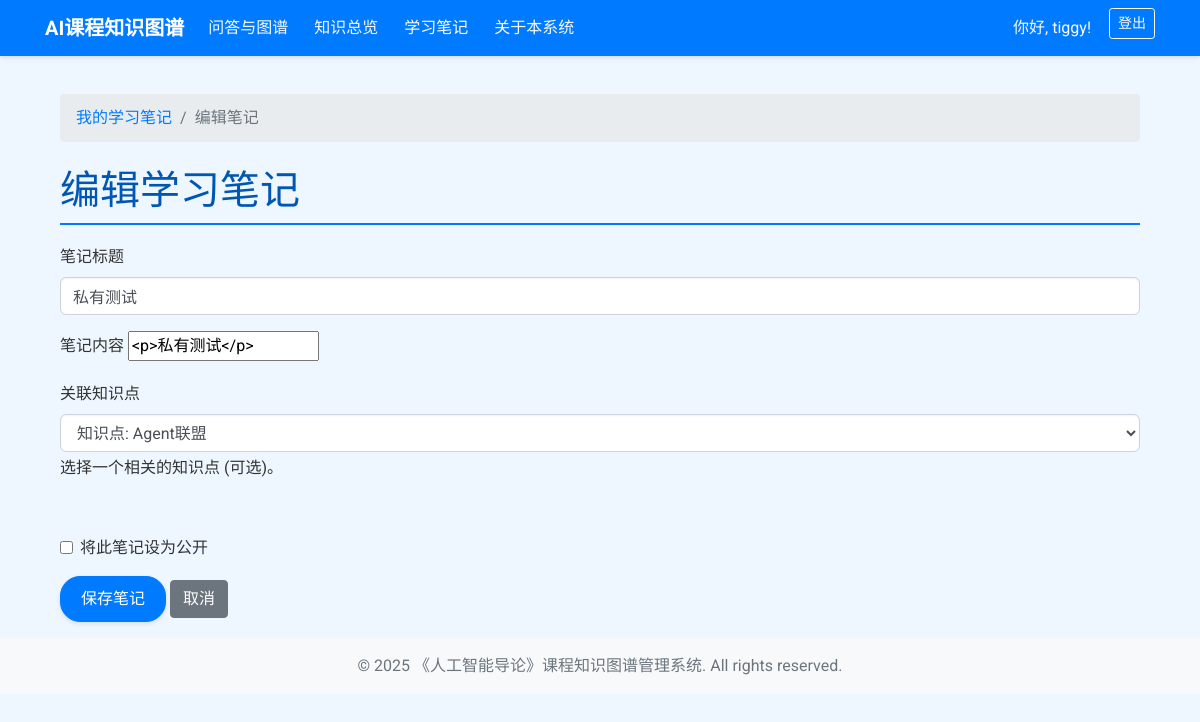
The page /notes/2/update/ (signed in) on the database its author committed.
### knowledge_graph/models.py (models this page shows, shortened)
class StudyNote(models.Model):
    user = models.ForeignKey(settings.AUTH_USER_MODEL, on_delete=models.CASCADE, related_name='study_notes', verbose_name="用户")
    title = models.CharField(max_length=255, verbose_name="笔记标题")
    content = models.TextField(verbose_name="笔记内容")
    related_knowledge_item = models.ForeignKey(KnowledgeItem, on_delete=models.SET_NULL, null=True, blank=True, related_name='study_notes', verbose_name="关联知识点")
    created_at = models.DateTimeField(auto_now_add=True, verbose_name="创建时间")
    updated_at = models.DateTimeField(auto_now=True, verbose_name="更新时间")
    tags = TaggableManager(blank=True, verbose_name="标签")
    is_public = models.BooleanField(default=False, verbose_name="是否公开")
    share_slug = models.UUIDField(default=uuid.uuid4, editable=False, unique=True, verbose_name="分享链接ID")
    class Meta:
        verbose_name = "学习笔记"
        verbose_name_plural = "学习笔记"
        ordering = ['-updated_at']

### knowledge_graph/views.py (the view)
# urls.py: path('notes/<int:pk>/update/', views.study_note_update_view, name='study_note_update'),
@login_required
def study_note_update_view(request, pk):
    note = get_object_or_404(StudyNote, pk=pk, user=request.user)
    if request.method == 'POST':
        form = StudyNoteForm(request.POST, instance=note)
        if form.is_valid():
            form.save()
            messages.success(request, '学习笔记已成功更新！')
            return redirect('study_note_detail', pk=note.pk)
    else:
        form = StudyNoteForm(instance=note)
    return render(request, 'knowledge_graph/study_note_form.html', {'form': form, 'note': note, 'action': '编辑'})

### knowledge_graph/forms.py
class StudyNoteForm(forms.ModelForm):
    related_knowledge_item = forms.ModelChoiceField(
        queryset=KnowledgeItem.objects.all(),
        required=False,
        label="关联知识点",
        widget=forms.Select(attrs={'class': 'form-control'})
    )
    class Meta:
        model = StudyNote
        fields = ['title', 'content', 'related_knowledge_item', 'tags', 'is_public']
        widgets = {
            'title': forms.TextInput(attrs={'class': 'form-control'}),
            'content': CKEditorUploadingWidget(),
            'is_public': forms.CheckboxInput(attrs={'class': 'form-check-input'}),
        }
        labels = {
            'title': '笔记标题',
            'content': '笔记内容',
            'tags': '标签 (用逗号分隔)',
            'is_public': '将此笔记设为公开',
        }
        help_texts = {
            'tags': '请输入标签，并用英文逗号或空格分隔。'
        }

### knowledge_graph/models.py (called while the page is built)
    def __str__(self):
        return f"{self.get_item_type_display()}: {self.name}"

### knowledge_graph/templates/knowledge_graph/study_note_form.html (shortened to what this page needs)
{% extends "knowledge_graph/base.html" %}
{% block content %}
<div class="container mt-4">
    <nav aria-label="breadcrumb">
        <ol class="breadcrumb">
            <li class="breadcrumb-item"><a href="{% url 'study_note_list' %}">我的学习笔记</a></li>
            <li class="breadcrumb-item active" aria-current="page">{{ action }}笔记</li>
        </ol>
    </nav>
    <h1 class="section-title">{{ action }}学习笔记</h1>
    <form method="post">
        <div class="mb-3">
            <label for="{{ form.title.id_for_label }}" class="form-label">{{ form.title.label }}</label>
            {{ form.title }}
        </div>
        <div class="mb-3">
            <label for="{{ form.content.id_for_label }}" class="form-label">{{ form.content.label }}</label>
            {{ form.content }}
        </div>
        <div class="mb-3">
            <label for="{{ form.related_knowledge_item.id_for_label }}" class="form-label">{{ form.related_knowledge_item.label }}</label>
            {{ form.related_knowledge_item }}
            <div class="form-text">选择一个相关的知识点 (可选)。</div>
        </div>
        <div class="mb-3">
        </div>
        <div class="mb-3 form-check">
            {{ form.is_public }}
            <label class="form-check-label" for="{{ form.is_public.id_for_label }}">{{ form.is_public.label }}</label>
        </div>
        <button type="submit" class="btn btn-primary">保存笔记</button>
        <a href="{% if note %}{% url 'study_note_detail' pk=note.pk %}{% else %}{% url 'study_note_list' %}{% endif %}" class="btn btn-secondary">取消</a>
    </form>
</div>
{% endblock %}

### knowledge_graph/templates/knowledge_graph/base.html (shortened to what this page needs)
{% load static %}
<!DOCTYPE html>
<html lang="zh-CN">
<head>
    <link href="https://stackpath.bootstrapcdn.com/bootstrap/4.5.2/css/bootstrap.min.css" rel="stylesheet">
    <link href="https://cdnjs.cloudflare.com/ajax/libs/vis/4.21.0/vis-network.min.css" rel="stylesheet" type="text/css" />
</head>
<body>
    <nav class="navbar navbar-expand-lg fixed-top">
        <div class="container">
            <a class="navbar-brand" href="{% url 'home' %}">AI课程知识图谱</a>
            <div class="collapse navbar-collapse" id="navbarNav">
                <ul class="navbar-nav mr-auto">
                    <li class="nav-item {% if request.resolver_match.url_name == 'home' %}active{% endif %}">
                        <a class="nav-link" href="{% url 'home' %}">问答与图谱</a>
                    </li>
                    <li class="nav-item {% if request.resolver_match.url_name == 'knowledge_list' %}active{% endif %}">
                        <a class="nav-link" href="{% url 'knowledge_list' %}">知识总览</a>
                    </li>
                    <li class="nav-item {% if request.resolver_match.url_name == 'study_note_list' or request.resolver_match.url_name == 'study_note_detail' or request.resolver_match.url_name == 'study_note_create' or request.resolver_match.url_name == 'study_note_update' %}active{% endif %}">
                        <a class="nav-link" href="{% url 'study_note_list' %}">学习笔记</a>
                    </li>
                    <li class="nav-item {% if request.resolver_match.url_name == 'about' %}active{% endif %}">
                        <a class="nav-link" href="{% url 'about' %}">关于本系统</a>
                    </li>
                </ul>
                <ul class="navbar-nav">
                    {% if user.is_authenticated %}
                        <li class="nav-item">
                            <a class="nav-link {% if request.resolver_match.url_name == 'profile' %}active{% endif %}" href="{% url 'profile' %}">
                                你好, {{ user.username }}!
                            </a>
                        </li>
                        <li class="nav-item">
                            <form method="post" action="{% url 'logout' %}" style="display: inline;">
                                <button type="submit" class="btn btn-outline-light btn-sm">登出</button>
                            </form>
                        </li>
                    {% endif %}
                </ul>
            </div>
        </div>
    </nav>
    <div class="container mt-3 mb-3 main-content-area">
        {% block content %}{% endblock %}
    </div>
    <footer class="footer mt-auto py-3 bg-light">
        <div class="container text-center">
            <span class="text-muted">&copy; {% now "Y" %} 《人工智能导论》课程知识图谱管理系统. All rights reserved.</span>
        </div>
    </footer>
</body>
</html>

### knowledge_graph/templates/knowledge_graph/base.html (style rules this page uses)
body { padding-top: 70px; background-color: #eef7ff; font-family: 'Roboto', sans-serif; color: #333; }
.navbar { background-color: #007bff; box-shadow: 0 2px 4px rgba(0,0,0,0.1); }
.navbar-brand { font-weight: bold; color: #ffffff !important; }
.nav-link { color: #f8f9fa !important; margin-right: 10px; transition: color 0.2s ease-in-out; }
.nav-item.active .nav-link { color: #ffffff !important; font-weight: 500; }
.section-title { margin-top: 25px; margin-bottom: 20px; color: #0056b3; border-bottom: 2px solid #007bff; padding-bottom: 8px; font-weight: 500; }
.btn-primary { background-color: #007bff; border-color: #007bff; color: #fff; border-radius: 20px; padding: 10px 20px; font-weight: 500; box-shadow: 0 2px 4px rgba(0,0,0,0.1); transition: background-color 0.2s ease, box-shadow 0.2s ease, transform 0.2s ease; }
.navbar .btn-outline-light { color: #f8f9fa; border-color: #f8f9fa; }
.form-control { border-radius: 6px; box-shadow: inset 0 1px 2px rgba(0,0,0,0.05); border: 1px solid #ced4da; }

### rows shown on the page
StudyNote: title "私有测试", content "<p>私有测试</p>", related_knowledge_item "知识点: Agent联盟"

### other values the page prints
{{ user.username }} "tiggy"
{{ action }} "编辑"
